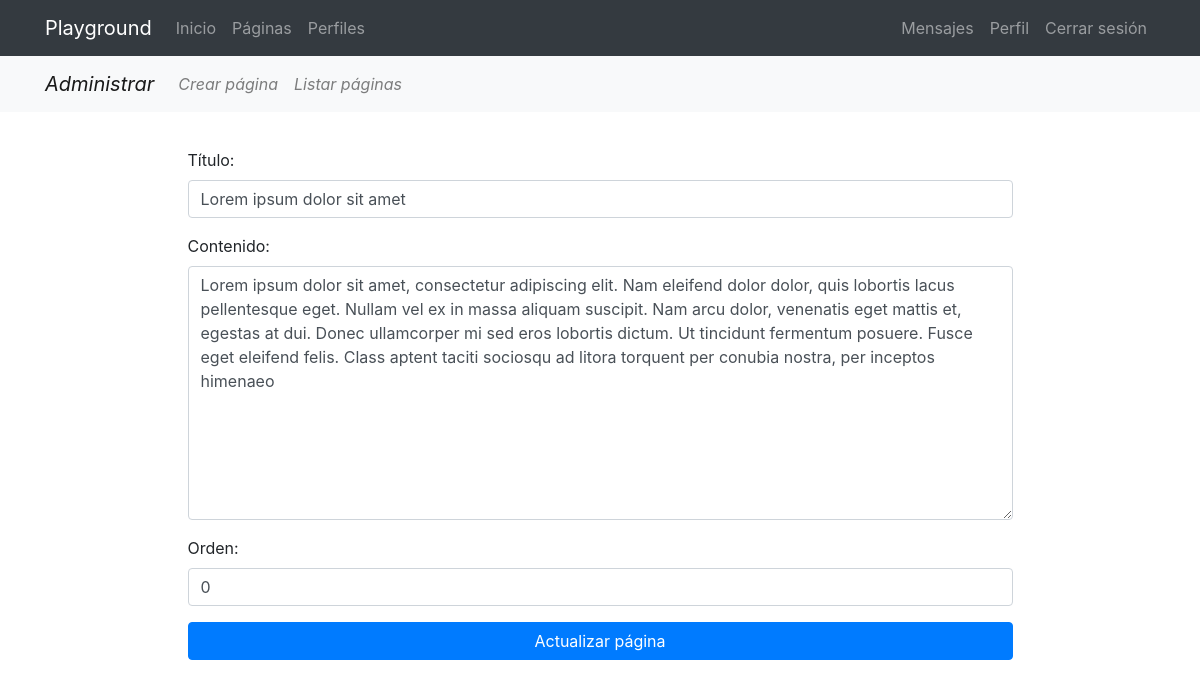
The page /pages/update/1/ (signed in) on the database as committed earlier.
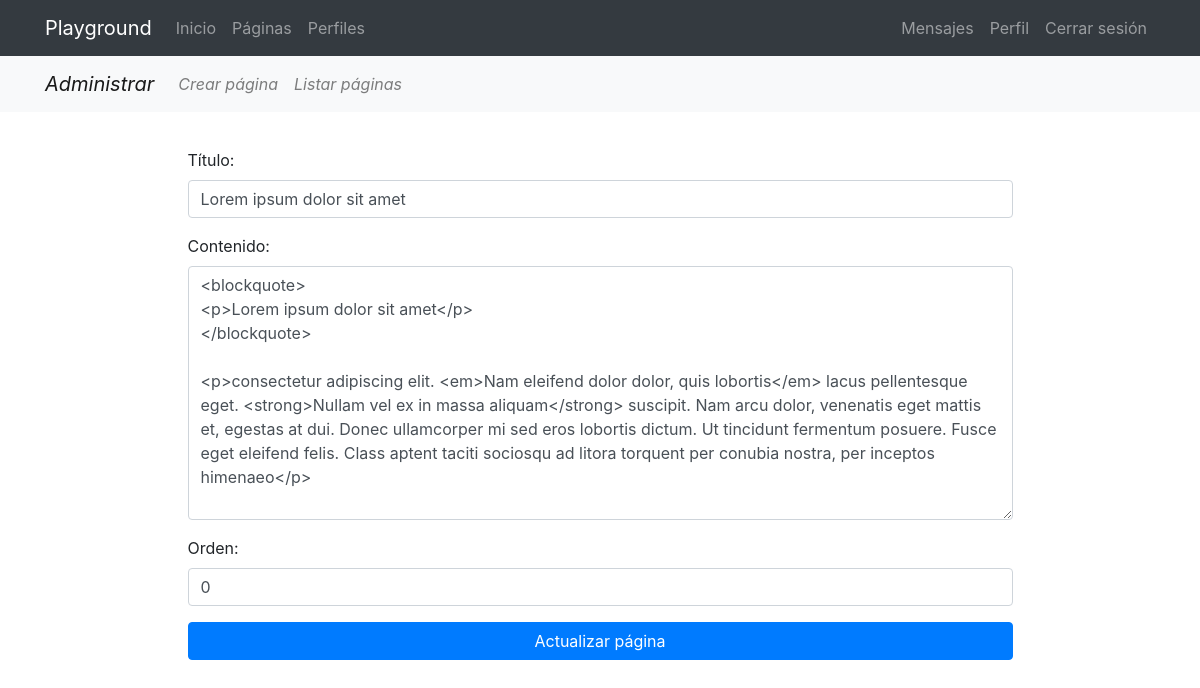
The same page on the database as committed later.
### pages/models.py (models this page shows, shortened)
class Page(models.Model):
    title = models.CharField(verbose_name="Título", max_length=200)
    content = RichTextField(verbose_name="Contenido")
    order = models.SmallIntegerField(verbose_name="Orden", default=0)
    created = models.DateTimeField(auto_now_add=True, verbose_name="Fecha de creación")
    updated = models.DateTimeField(auto_now=True, verbose_name="Fecha de edición")
    class Meta:
        verbose_name = "página"
        verbose_name_plural = "páginas"
        ordering = ['order', 'title']

### pages/views.py (the view, shortened to what this page needs)
# urls.py: path('update/<int:pk>/', PageUpdate.as_view(), name='update'),
@method_decorator(staff_member_required, name='dispatch')
class PageUpdate(UpdateView):
    model = Page
    form_class = PageForm
    template_name_suffix = '_update_form'
    success_url = reverse_lazy('pages:pages')

### pages/forms.py
class PageForm(forms.ModelForm):
    class Meta:
        model = Page
        fields = ['title', 'content', 'order']
        widgets = {
            'title': forms.TextInput(attrs={
                'class':'form-control',
                'placeholder': 'Ingrese el título de la publicación'}),
            'content': forms.Textarea(attrs={
                'class':'form-control',
                'placeholder': 'Ingrese el contenido de la publicación'}),
            'order': forms.NumberInput(attrs={
                'class':'form-control', 'placeholder':
                'Ingrese el orden de la publicación'}),
        }

### pages/templates/pages/page_update_form.html (shortened to what this page needs)
{% extends 'core/base.html' %}
{% load static %}
{% block content %}
{% include 'pages/includes/pages_menu.html'%}
<main role="main">
  <div class="container">
    <div class="row mt-3 mb-5">
      <div class="col-md-9 mx-auto">
          <form action="" method="post">
            {{ form.as_p }}
            <div class="text-center">
              <input type="submit" class="btn btn-primary btn-block" value="Actualizar página" />
            </div>
          </form>
      </div>
    </div>
  </div>
</main>
{% endblock %}

Rows that differ between the two databases and show on the page:
changed Page "Lorem ipsum dolor sit amet": content "Lorem ipsum dolor sit amet, consectetur adipiscing elit. Nam eleifend dolor dolor, quis lobortis lacus pellentesque eget. Nullam vel ex in massa aliquam suscipit. Nam arcu dolor, venenatis eget mattis et, egestas at dui. Donec ullamcorper mi sed eros lobortis dictum. Ut tincidunt fermentum posuere. Fusce eget eleifend felis. Class aptent taciti sociosqu ad litora torquent per conubia nostra, per inceptos himenaeo" → "<blockquote> <p>Lorem ipsum dolor sit amet</p> </blockquote> <p>consectetur adipiscing elit. <em>Nam eleifend dolor dolor, quis lobortis</em> lacus pellentesque eget. <strong>Nullam vel ex in massa aliquam</strong> suscipit. Nam arcu dolor, venenatis eget mattis et, egestas at dui. Donec ullamcorper mi sed eros lobortis dictum. Ut tincidunt fermentum posuere. Fusce eget eleifend felis. Class aptent taciti sociosqu ad litora torquent per conubia nostra, per inceptos himenaeo</p>"
